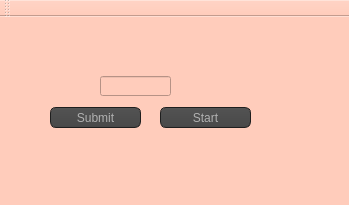
<?xml version="1.0" encoding="UTF-8"?>
<ui version="4.0">
 <class>multiplication</class>
 <widget class="QMainWindow" name="multiplication">
  <property name="geometry">
   <rect>
    <x>0</x>
    <y>0</y>
    <width>349</width>
    <height>205</height>
   </rect>
  </property>
  <property name="windowTitle">
   <string>MainWindow</string>
  </property>
  <property name="styleSheet">
   <string notr="true">background-color:rgb(255, 204, 187);
</string>
  </property>
  <widget class="QWidget" name="centralWidget">
   <widget class="QLineEdit" name="txtUserInput">
    <property name="geometry">
     <rect>
      <x>100</x>
      <y>59</y>
      <width>71</width>
      <height>20</height>
     </rect>
    </property>
   </widget>
   <widget class="QLabel" name="lblDisplayTitle">
    <property name="geometry">
     <rect>
      <x>50</x>
      <y>0</y>
      <width>271</width>
      <height>21</height>
     </rect>
    </property>
    <property name="text">
     <string/>
    </property>
   </widget>
   <widget class="QLabel" name="lblDisplay2">
    <property name="geometry">
     <rect>
      <x>70</x>
      <y>30</y>
      <width>181</width>
      <height>21</height>
     </rect>
    </property>
    <property name="text">
     <string/>
    </property>
   </widget>
   <widget class="QLabel" name="lblDisplay">
    <property name="geometry">
     <rect>
      <x>50</x>
      <y>59</y>
      <width>47</width>
      <height>20</height>
     </rect>
    </property>
    <property name="text">
     <string/>
    </property>
   </widget>
   <widget class="QPushButton" name="btnSubmit">
    <property name="geometry">
     <rect>
      <x>50</x>
      <y>90</y>
      <width>91</width>
      <height>21</height>
     </rect>
    </property>
    <property name="styleSheet">
     <string notr="true">QPushButton
{
    color: #b1b1b1;
    background-color: QLinearGradient( x1: 0, y1: 0, x2: 0, y2: 1, stop: 0 #565656, stop: 0.1 #525252, stop: 0.5 #4e4e4e, stop: 0.9 #4a4a4a, stop: 1 #464646);
    border-width: 1px;
    border-color: #1e1e1e;
    border-style: solid;
    border-radius: 6;
    padding: 3px;
    font-size: 12px;
    padding-left: 5px;
    padding-right: 5px;
}

QPushButton:pressed
{
    background-color: QLinearGradient( x1: 0, y1: 0, x2: 0, y2: 1, stop: 0 #2d2d2d, stop: 0.1 #2b2b2b, stop: 0.5 #292929, stop: 0.9 #282828, stop: 1 #252525);
}
QPushButton:hover
{
    border: 2px solid QLinearGradient( x1: 0, y1: 0, x2: 0, y2: 1, stop: 0 #ffa02f, stop: 1 #d7801a);
}</string>
    </property>
    <property name="text">
     <string>Submit</string>
    </property>
   </widget>
   <widget class="QPushButton" name="btnStart">
    <property name="geometry">
     <rect>
      <x>160</x>
      <y>90</y>
      <width>91</width>
      <height>21</height>
     </rect>
    </property>
    <property name="styleSheet">
     <string notr="true">QPushButton
{
    color: #b1b1b1;
    background-color: QLinearGradient( x1: 0, y1: 0, x2: 0, y2: 1, stop: 0 #565656, stop: 0.1 #525252, stop: 0.5 #4e4e4e, stop: 0.9 #4a4a4a, stop: 1 #464646);
    border-width: 1px;
    border-color: #1e1e1e;
    border-style: solid;
    border-radius: 6;
    padding: 3px;
    font-size: 12px;
    padding-left: 5px;
    padding-right: 5px;
}

QPushButton:pressed
{
    background-color: QLinearGradient( x1: 0, y1: 0, x2: 0, y2: 1, stop: 0 #2d2d2d, stop: 0.1 #2b2b2b, stop: 0.5 #292929, stop: 0.9 #282828, stop: 1 #252525);
}
QPushButton:hover
{
    border: 2px solid QLinearGradient( x1: 0, y1: 0, x2: 0, y2: 1, stop: 0 #ffa02f, stop: 1 #d7801a);
}</string>
    </property>
    <property name="text">
     <string>Start</string>
    </property>
   </widget>
  </widget>
  <widget class="QMenuBar" name="menuBar">
   <property name="geometry">
    <rect>
     <x>0</x>
     <y>0</y>
     <width>349</width>
     <height>26</height>
    </rect>
   </property>
  </widget>
  <widget class="QToolBar" name="mainToolBar">
   <attribute name="toolBarArea">
    <enum>TopToolBarArea</enum>
   </attribute>
   <attribute name="toolBarBreak">
    <bool>false</bool>
   </attribute>
  </widget>
  <widget class="QStatusBar" name="statusBar"/>
 </widget>
 <layoutdefault spacing="6" margin="11"/>
 <resources/>
 <connections/>
</ui>
